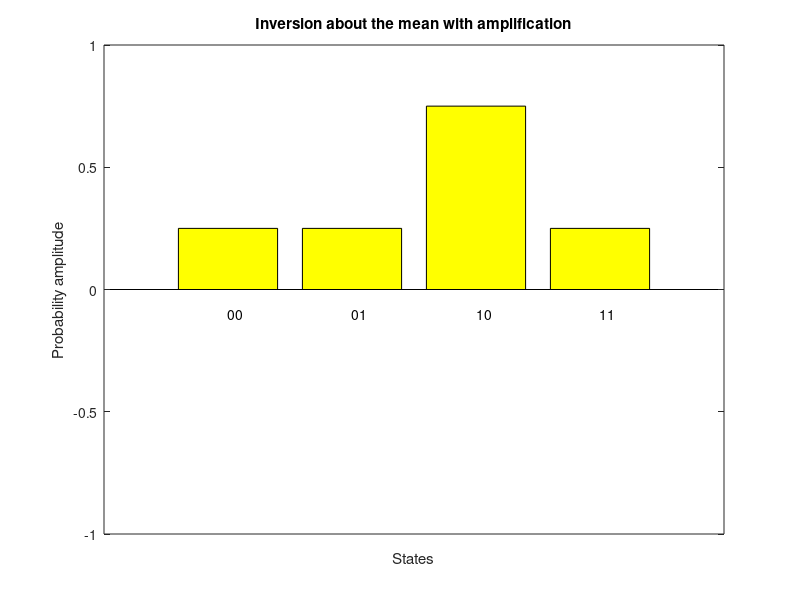

The MATLAB source for this figure: (Note: this script raises an error after producing the figure.)
% clear; close all
% p = ones(1, 4) * .25;

% % subplot(2,2,1)
% bar(p, "yellow");
% set(gca, 'XTick', [])
% xlabel("States");
% ylabel("Probability amplitude")
% ylim([-1, 1]); xlim([0, 5])
% title("Two qubits in a state of superposition")
% text(1, -0.1, '00');
% text(2, -0.1, '01');
% text(3, -0.1, '10');
% text(4, -0.1, '11');

% hold on
% p = ones(1, 6) * .25;
% plot(0:5, p, Color = "r", LineStyle = "--", LineWidth = 1)

% %%

% clear;
% p = ones(1, 4) * .25;
% p(3) = -1 * .25;

% % subplot(2,2,2)
% bar(p, "yellow")
% set(gca, 'XTick', [])
% xlabel("States");
% ylabel("Probability amplitude")
% ylim([-1, 1]); xlim([0, 5])
% title("Altering the solution state to a negative sign")
% text(1, -0.1, '00');
% text(2, -0.1, '01');
% text(3, -0.3, '10');
% text(4, -0.1, '11');

% hold on
% p = ones(1, 6) * .25;
% plot(0:5, p, Color = "r", LineStyle = "--", LineWidth = 1)

%%

clear;
p = ones(1, 4) * .25;
p(3) = 3 * .25;

% subplot(2,2,[3,4])
bar(p, "yellow")
set(gca, 'XTick', [])
xlabel("States");
ylabel("Probability amplitude")
ylim([-1, 1]); xlim([0, 5])
title("Inversion about the mean with amplification")
text(1, -0.1, '00');
text(2, -0.1, '01');
text(3, -0.1, '10');
text(4, -0.1, '11');

hold on
p = ones(1, 6) * .25;
plot(0:5, p, Color = "r", LineStyle = "--", LineWidth = 1)
saveas(gcf, "fig3.png")
